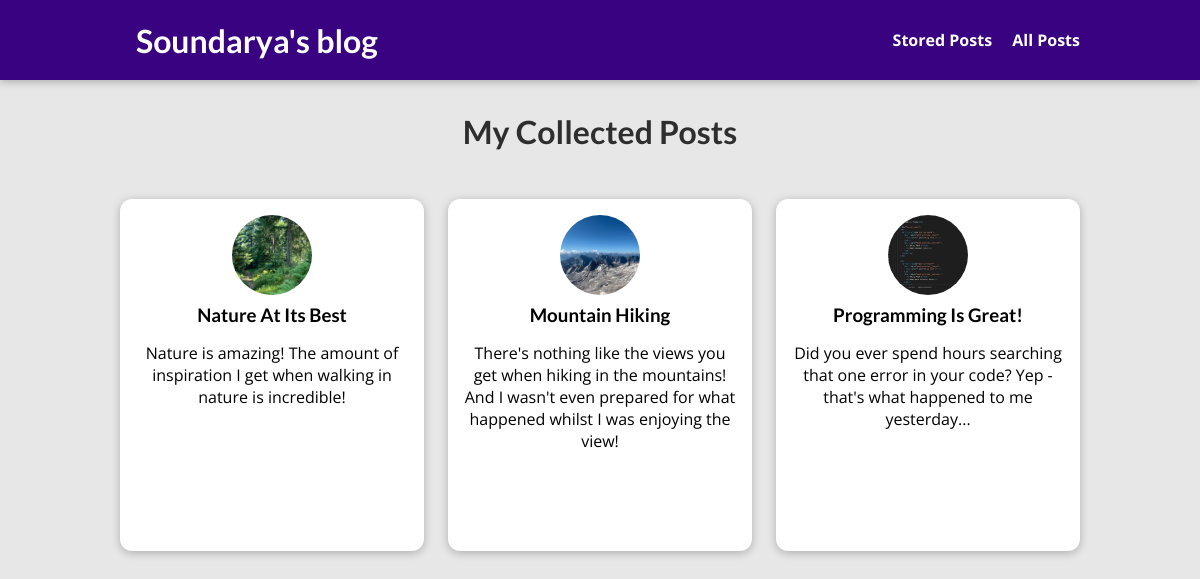
The page /posts on the database its author committed.
### blog/models.py (models this page shows, shortened)
class Post(models.Model):
    title=models.CharField(max_length=150)
    excerpt=models.CharField(max_length=200)
    image_name=models.ImageField(upload_to="posts",null=True)
    date=models.DateField(auto_now=True)
    slug=models.SlugField(unique=True,db_index=True)
    content=models.TextField(validators=[MinLengthValidator(10)])
    author=models.ForeignKey(Author, on_delete=models.SET_NULL,null=True, related_name="posts")
    tags=models.ManyToManyField(Tag)

### blog/views.py (the view)
# urls.py: path("posts",views.posts.as_view(),name="posts-page"),
class posts(ListView):
    template_name="blog/all-posts.html"
    model=Post
    ordering=["-date"]
    context_object_name="all_posts"

### blog/templates/blog/all-posts.html (shortened to what this page needs)
{% extends "base.html" %}
{% load static %}
{% block css_files %}
<link rel='stylesheet' href="{% static 'blog/all-posts.css' %}">
<link rel='stylesheet' href="{% static 'blog/post.css' %}">
{% endblock %}
{% block content %}
<section id="all-posts">
    <h2>My Collected Posts</h2>
    <ul>
        {% for post in all_posts %}
        {% include "blog/includes/post.html" %}
        {% endfor %}
    </ul>
</section>
{% endblock %}

### blog/templates/blog/includes/post.html
<li>
    <article class="post">
        <a href="{% url 'post-detail-page' post.slug %}">
            <img src="{{post.image_name.url}}" alt="{{ post.title }}">
            <div class="post__content">
                <h3>{{ post.title }}</h3>
                <p>
                    {{post.excerpt}}
                </p>
            </div>
        </a>
    </article>
</li>

### static/app.css (style rules this page uses)
* { box-sizing: border-box; }
html { font-family: 'Open Sans', 'Lato', sans-serif; }
body { margin: 0; }
h1, h2, h3 { font-family: 'Lato', sans-serif; font-weight: bold; }

### blog/static/blog/all-posts.css (style rules this page uses)
body { background-color: #e7e7e7; }
#all-posts { margin: 7rem auto; width: 90%; max-width: 60rem; }
#all-posts h2 { text-align: center; font-size: 2rem; color: #2e2e2e; margin: 3rem 0; }
ul { list-style: none; margin: 0; padding: 0; display: grid; grid-template-columns: repeat(auto-fill, minmax(17rem, 1fr)); gap: 1.5rem; }
.post img { width: 7rem; height: 7rem; }
.post a { height: 22rem; transform-origin: center; box-shadow: 0 2px 8px rgba(0, 0, 0, 0.25); border-radius: 12px; background-color: white; }

### blog/static/blog/post.css (style rules this page uses)
.post { display: flex; flex-direction: column; align-items: center; text-align: center; }
.post a { text-decoration: none; color: black; transition: all 0.2s ease; padding: 1rem; }
.post img { width: 5rem; height: 5rem; object-fit: cover; border-radius: 50%; }
.post h3 { margin: 0.25rem 0; }

### rows shown on the page
Post: image_name (picture), title "Nature At Its Best", excerpt "Nature is amazing! The amount of inspiration I get when walking in nature is incredible!"
Post: image_name (picture), title "Mountain Hiking", excerpt "There's nothing like the views you get when hiking in the mountains! And I wasn't even prepared for what happened whilst I was enjoying the view!"
Post: image_name (picture), title "Programming Is Great!", excerpt "Did you ever spend hours searching that one error in your code? Yep - that's what happened to me yesterday..."
